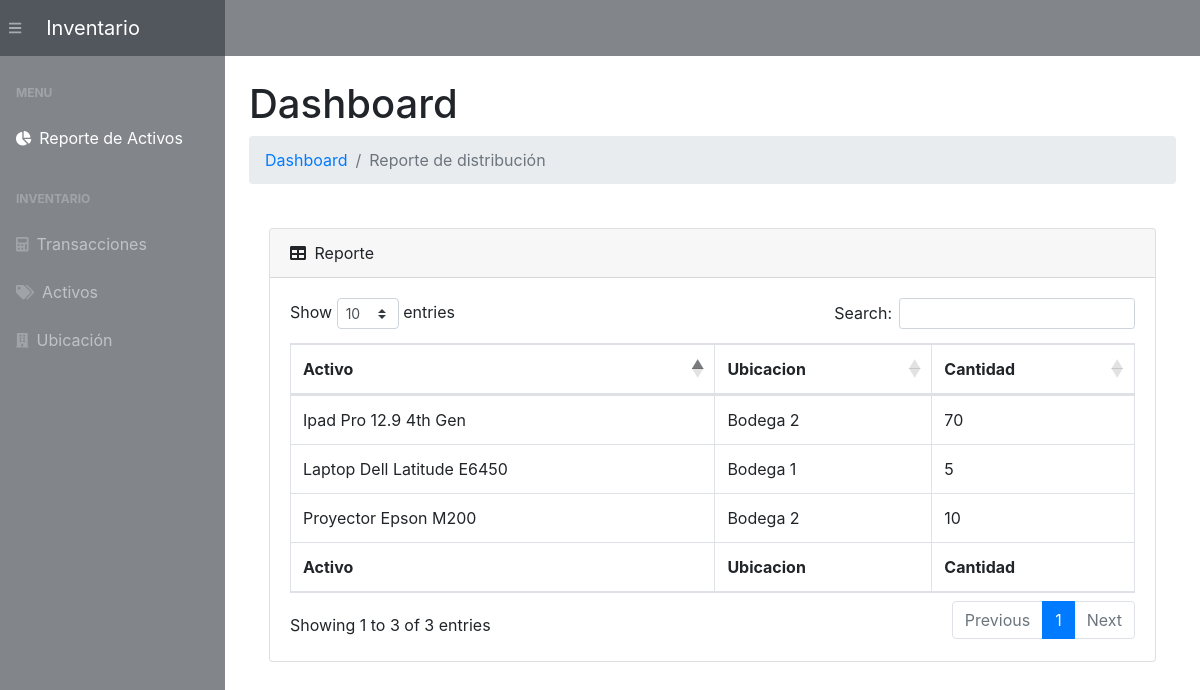
Screenshot of /product-balance/ with the database file from the repository.
### app.py (models this page shows, shortened)
class ProductMovement(db.Model):
    __tablename__   = 'productmovements'
    movement_id     = db.Column(db.Integer, primary_key=True)
    product_id      = db.Column(db.Integer, db.ForeignKey('products.product_id'))
    qty             = db.Column(db.Integer)
    from_location   = db.Column(db.Integer, db.ForeignKey('locations.location_id'))
    to_location     = db.Column(db.Integer, db.ForeignKey('locations.location_id'))
    movement_time   = db.Column(db.DateTime, default=datetime.utcnow)
    product         = db.relationship('Product', foreign_keys=product_id)
    fromLoc         = db.relationship('Location', foreign_keys=from_location)
    toLoc           = db.relationship('Location', foreign_keys=to_location)

### app.py (the view)
@app.route("/product-balance/", methods=["POST", "GET"])
def productBalanceReport():
    movs = ProductMovement.query.\
        join(Product, ProductMovement.product_id == Product.product_id).\
        add_columns(
            Product.product_id,
            ProductMovement.qty,
            ProductMovement.from_location,
            ProductMovement.to_location,
            ProductMovement.movement_time).\
        order_by(ProductMovement.product_id).\
        order_by(ProductMovement.movement_id).\
        all()
    balancedDict = defaultdict(lambda: defaultdict(dict))
    tempProduct = ''
    for mov in movs:
        row = mov[0]
        if(tempProduct == row.product_id):
            if(row.to_location and not "qty" in balancedDict[row.product_id][row.to_location]):
                balancedDict[row.product_id][row.to_location]["qty"] = 0
            elif (row.from_location and not "qty" in balancedDict[row.product_id][row.from_location]):
                balancedDict[row.product_id][row.from_location]["qty"] = 0
            if (row.to_location and "qty" in balancedDict[row.product_id][row.to_location]):
                balancedDict[row.product_id][row.to_location]["qty"] += row.qty
            if (row.from_location and "qty" in balancedDict[row.product_id][row.from_location]):
                balancedDict[row.product_id][row.from_location]["qty"] -= row.qty
            pass
        else :
            tempProduct = row.product_id
            if(row.to_location and not row.from_location):
                if(balancedDict):
                    balancedDict[row.product_id][row.to_location]["qty"] = row.qty
                else:
                    balancedDict[row.product_id][row.to_location]["qty"] = row.qty
    return render_template("product-balance.html", movements=balancedDict)

### templates/product-balance.html (shortened to what this page needs)
{% extends 'base.html' %}
{% block content %}
<main>
    <div class="container-fluid">
        <h1 class="mt-4">Dashboard</h1>
        <ol class="breadcrumb mb-4">
            <li class="breadcrumb-item"><a href="/">Dashboard</a></li>
            <li class="breadcrumb-item active">Reporte de distribución</li>
        </ol>
        <div>
            <div class="card-body">
                <div class="card mb-4">
                <div class="card-header">
                    <i class="fas fa-table mr-1"></i>
                    Reporte
                </div>
                <div class="card-body">
                    <div class="table-responsive">
                        {% if movements|length < 1 %}
                        <h4>No existen activos</h4>
                        {% else %}
                        <table class="table table-bordered" id="dataTable" width="100%" cellspacing="0">
                            <thead>
                                <tr>
                                    <th>Activo</th>
                                    <th>Ubicacion</th>
                                    <th>Cantidad</th>
                                </tr>
                            </thead>
                            <tfoot>
                                <tr>
                                    <th>Activo</th>
                                    <th>Ubicacion</th>
                                    <th>Cantidad</th>
                                </tr>
                            </tfoot>
                            <tbody>
                                {% for pkey, values in movements.items() %}
                                    {% set count = values|length() %}
                                    <tr>
                                        <td>{{pkey}}</td>
                                        {% for key, value in values.items() %}
                                            <td>{{key}}</td>
                                            <td>{{value.qty}}</td>
                                        {% endfor %}
                                        </tr>
                                    {% endfor %}
                            </tbody>
                        </table>
                        {% endif %}
                </div>
            </div>
                </div>
            </div>
        </div>
    </div>
</main>
{% endblock %}

### rows the page displays
ProductMovement: product "Ipad Pro 12.9 4th Gen", to_location "Bodega 2", qty "70"
ProductMovement: product "Laptop Dell Latitude E6450", to_location "Bodega 1", qty "5"
ProductMovement: product "Proyector Epson M200", to_location "Bodega 2", qty "10"
